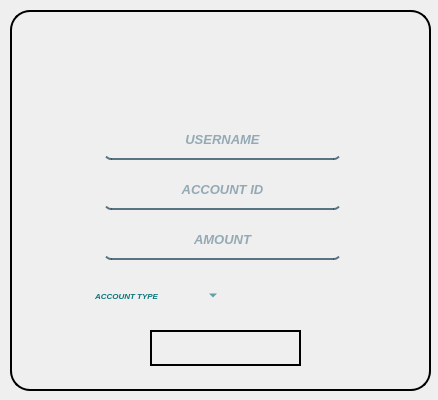
<?xml version="1.0" encoding="UTF-8"?>
<ui version="4.0">
 <class>Dialog</class>
 <widget class="QDialog" name="Dialog">
  <property name="geometry">
   <rect>
    <x>0</x>
    <y>0</y>
    <width>438</width>
    <height>400</height>
   </rect>
  </property>
  <property name="windowTitle">
   <string>Dialog</string>
  </property>
  <property name="styleSheet">
   <string notr="true">border-radius: 20px;
</string>
  </property>
  <widget class="QLabel" name="label_2">
   <property name="geometry">
    <rect>
     <x>10</x>
     <y>10</y>
     <width>421</width>
     <height>381</height>
    </rect>
   </property>
   <property name="styleSheet">
    <string notr="true">background-color: qlineargradient(spread:pad, x1:0.074, y1:1, x2:0.881, y1:0, stop:0 rgb(69, 104, 220, 90), stop:1 rgbargb(156, 106, 179, 50));
border-radius: 20px;
border: 2px solid;</string>
   </property>
   <property name="text">
    <string/>
   </property>
  </widget>
  <widget class="QLineEdit" name="lineEdit_3">
   <property name="geometry">
    <rect>
     <x>100</x>
     <y>120</y>
     <width>241</width>
     <height>40</height>
    </rect>
   </property>
   <property name="minimumSize">
    <size>
     <width>0</width>
     <height>40</height>
    </size>
   </property>
   <property name="maximumSize">
    <size>
     <width>16777215</width>
     <height>16777215</height>
    </size>
   </property>
   <property name="font">
    <font>
     <family>MS Sans Serif</family>
     <pointsize>10</pointsize>
     <weight>75</weight>
     <italic>true</italic>
     <bold>true</bold>
    </font>
   </property>
   <property name="styleSheet">
    <string notr="true">border: 2px solid rgba(0,0,0,0);
background-image: url(:/icons/icons/icons8-name-30.png);
background-color: rgba(0,0,0,0);
border-bottom-color: rgba(46,82,101,200);
padding-bottom: 10px;
color: rgb(58,99,122);
border-radius: 7px;
background-repeat: no repeat;
margin-left: 4px;
</string>
   </property>
   <property name="text">
    <string/>
   </property>
   <property name="alignment">
    <set>Qt::AlignBottom|Qt::AlignHCenter</set>
   </property>
   <property name="placeholderText">
    <string>USERNAME</string>
   </property>
  </widget>
  <widget class="QLineEdit" name="lineEdit_4">
   <property name="geometry">
    <rect>
     <x>100</x>
     <y>170</y>
     <width>241</width>
     <height>40</height>
    </rect>
   </property>
   <property name="minimumSize">
    <size>
     <width>0</width>
     <height>40</height>
    </size>
   </property>
   <property name="maximumSize">
    <size>
     <width>16777215</width>
     <height>16777215</height>
    </size>
   </property>
   <property name="font">
    <font>
     <family>MS Sans Serif</family>
     <pointsize>10</pointsize>
     <weight>75</weight>
     <italic>true</italic>
     <bold>true</bold>
    </font>
   </property>
   <property name="styleSheet">
    <string notr="true">border: 2px solid rgba(0,0,0,0);
background-image: url(:/icons/icons/icons8-id-30.png);
background-color: rgba(0,0,0,0);
border-bottom-color: rgba(46,82,101,200);
padding-bottom: 10px;
color: rgb(58,99,122);
border-radius: 7px;
background-repeat: no repeat;
margin-left: 4px;
</string>
   </property>
   <property name="text">
    <string/>
   </property>
   <property name="alignment">
    <set>Qt::AlignBottom|Qt::AlignHCenter</set>
   </property>
   <property name="placeholderText">
    <string>ACCOUNT ID</string>
   </property>
  </widget>
  <widget class="QLineEdit" name="lineEdit_5">
   <property name="geometry">
    <rect>
     <x>100</x>
     <y>220</y>
     <width>241</width>
     <height>40</height>
    </rect>
   </property>
   <property name="minimumSize">
    <size>
     <width>0</width>
     <height>40</height>
    </size>
   </property>
   <property name="maximumSize">
    <size>
     <width>16777215</width>
     <height>16777215</height>
    </size>
   </property>
   <property name="font">
    <font>
     <family>MS Sans Serif</family>
     <pointsize>10</pointsize>
     <weight>75</weight>
     <italic>true</italic>
     <bold>true</bold>
    </font>
   </property>
   <property name="styleSheet">
    <string notr="true">border: 2px solid rgba(0,0,0,0);
background-image: url(:/icons/icons/icons8-cash-30.png);
background-color: rgba(0,0,0,0);
border-bottom-color: rgba(46,82,101,200);
padding-bottom: 10px;
color: rgb(58,99,122);
border-radius: 7px;
background-repeat: no repeat;
margin-left: 4px;
</string>
   </property>
   <property name="text">
    <string/>
   </property>
   <property name="alignment">
    <set>Qt::AlignBottom|Qt::AlignHCenter</set>
   </property>
   <property name="placeholderText">
    <string>AMOUNT</string>
   </property>
  </widget>
  <widget class="QPushButton" name="pushButton">
   <property name="geometry">
    <rect>
     <x>150</x>
     <y>330</y>
     <width>151</width>
     <height>41</height>
    </rect>
   </property>
   <property name="styleSheet">
    <string notr="true">QPushButton{
background-image: url(:/icons/icons/icons8-arrow-right-30.png);
background-color: rgba(0,0,0,0);
background-position: center;
background-repeat: no;
padding: 10px;
border: 2px solid;
margin-bottom: 5px;
font-size: 30px;
}

QPushButton:pressed{
	padding-left: 5px;
	padding-top: 8px;
	background-color: rgba(255,107,107,255);
	background-position: calc(100% - 25px) center;
}

QPushButton:hover{
	background-color: rgba(255,107,107,255);
	opacity: 0.4;
}


</string>
   </property>
   <property name="text">
    <string/>
   </property>
  </widget>
  <widget class="QLabel" name="label">
   <property name="geometry">
    <rect>
     <x>70</x>
     <y>20</y>
     <width>321</width>
     <height>101</height>
    </rect>
   </property>
   <property name="styleSheet">
    <string notr="true">background-image: url(:/icons/icons/text-1689358416197.png);
background-color: rgba(0,0,0,0);
background-position: center;
background-repeat: no;
padding: 10px;
margin-bottom: 5px;
font-size: 30px;
border: no;</string>
   </property>
   <property name="text">
    <string/>
   </property>
  </widget>
  <widget class="QComboBox" name="comboBox">
   <property name="geometry">
    <rect>
     <x>90</x>
     <y>280</y>
     <width>131</width>
     <height>31</height>
    </rect>
   </property>
   <property name="font">
    <font>
     <family>MS Sans Serif</family>
     <pointsize>6</pointsize>
     <weight>75</weight>
     <italic>true</italic>
     <bold>true</bold>
    </font>
   </property>
   <property name="styleSheet">
    <string notr="true">border-radius: 5px;
background: rgba(0,0,0,0);
color: rgb(10,117,122);
</string>
   </property>
   <property name="currentText">
    <string>ACCOUNT TYPE</string>
   </property>
   <item>
    <property name="text">
     <string>ACCOUNT TYPE</string>
    </property>
   </item>
   <item>
    <property name="text">
     <string>CHECKING ACCOUNT</string>
    </property>
   </item>
   <item>
    <property name="text">
     <string>SAVINGS ACCOUNT</string>
    </property>
   </item>
   <item>
    <property name="text">
     <string>LOAN ACCOUNT</string>
    </property>
   </item>
  </widget>
 </widget>
 <resources>
  <include location="../res files/icon.qrc"/>
  <include location="../res files/pic.qrc"/>
 </resources>
 <connections/>
</ui>
